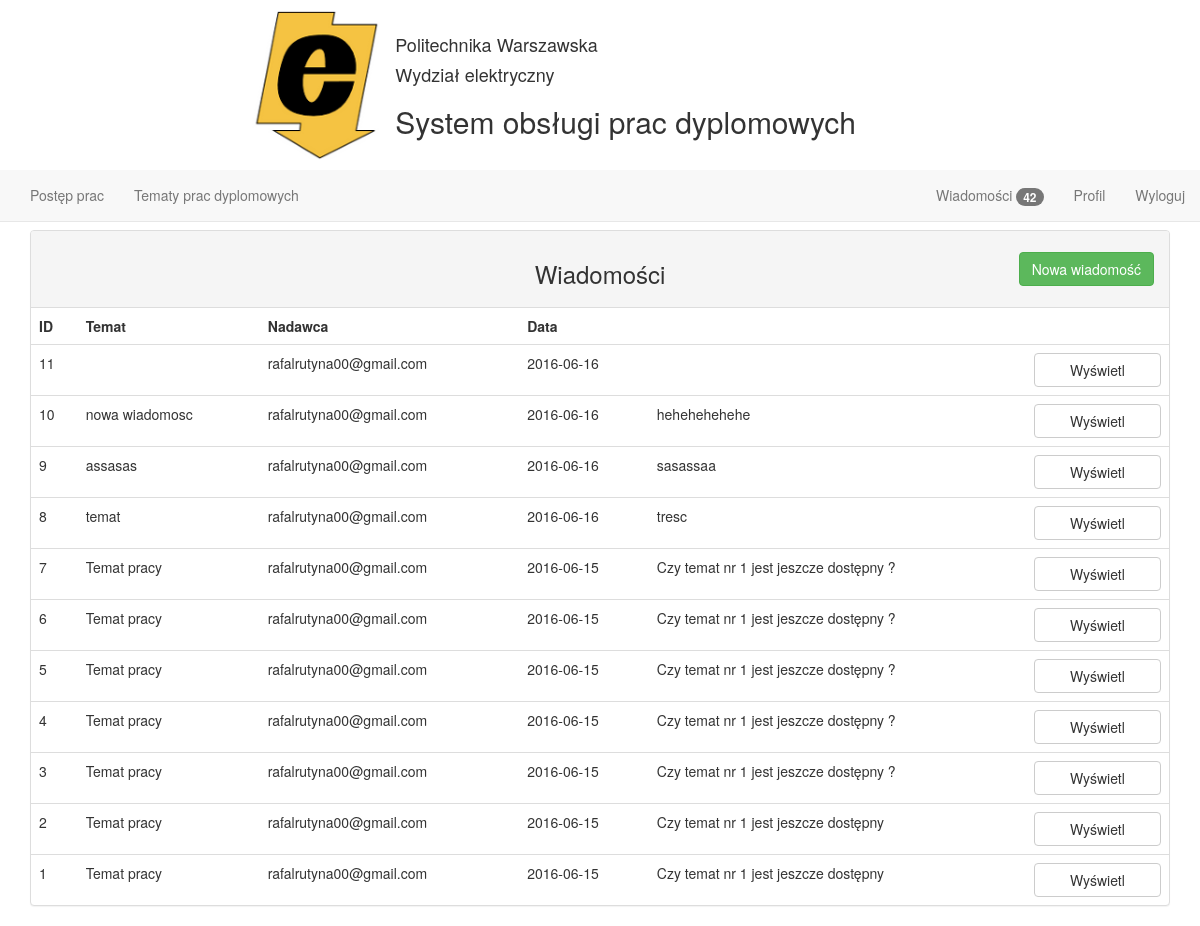
Page /message_student on the earlier database version.
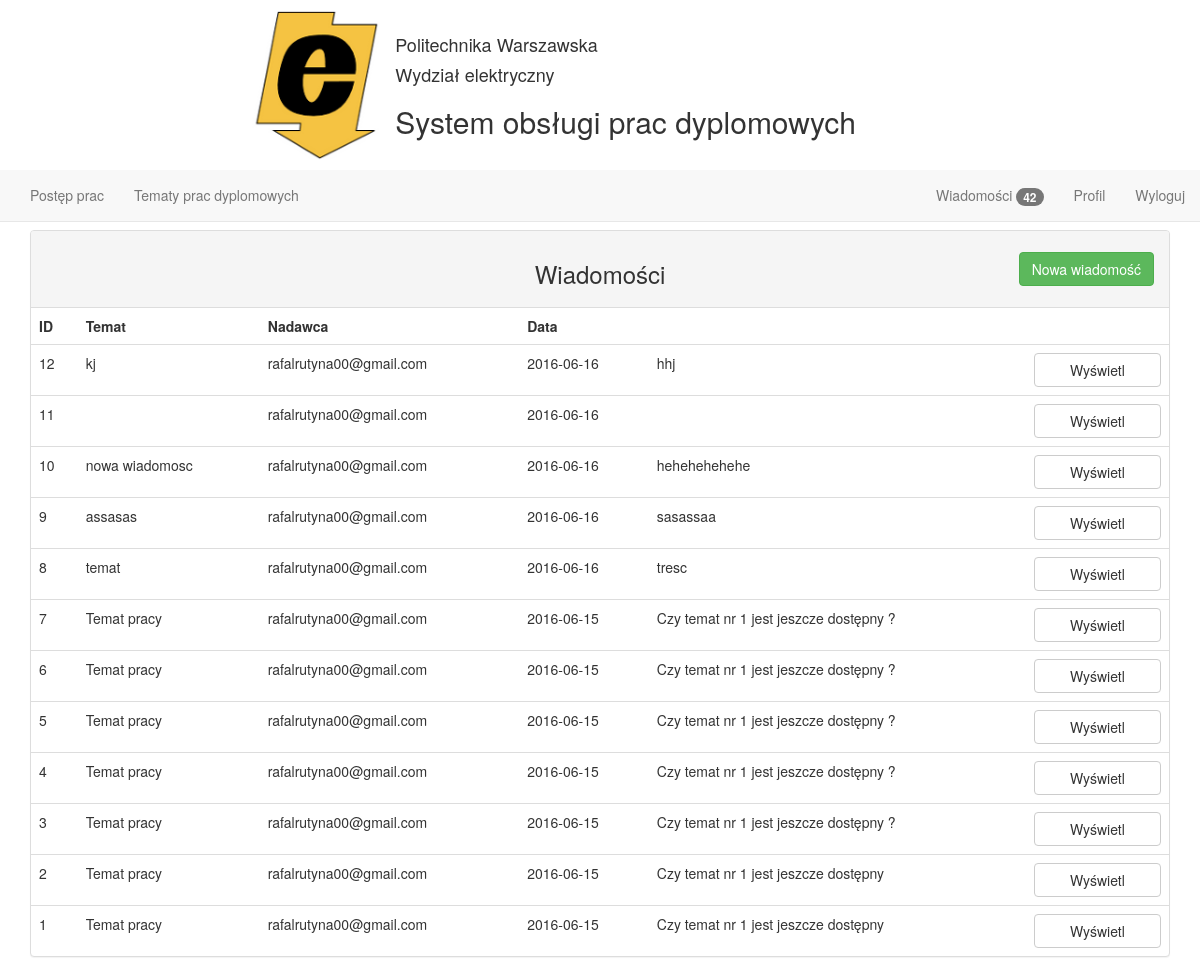
Same page on the later database version.
### tables this page shows
CREATE TABLE wiadomosc(
  id_wiadomosci INTEGER PRIMARY KEY AUTOINCREMENT,
  id_wykladowca INTEGER,
  id_student INTEGER,
  tekst TEXT NOT NULL,
  data TEXT NOT NULL,
  temat TEXT NOT NULL,
  czy_przeczytane INTEGER,
  FOREIGN KEY (id_wykladowca) REFERENCES wykladowca(id_wykladowcy),
  FOREIGN KEY (id_student) REFERENCES student(id_studenta)
);

CREATE TABLE student(
  id_studenta INTEGER PRIMARY KEY AUTOINCREMENT,
  id_temat INTEGER,
  email TEXT NOT NULL,
  nazwisko TEXT NOT NULL,
  imie TEXT NOT NULL,
  haslo TEXT NOT NULL,
  FOREIGN KEY (id_temat) REFERENCES temat_pracy(id_tematu)
);

### main.py (the view)
@app.route('/message_student')
def message_student():
    cur = g.db.execute('SELECT wiadomosc.id_wiadomosci, wiadomosc.temat, student.email, wiadomosc.data, wiadomosc.tekst FROM wiadomosc inner join student on wiadomosc.id_student = student.id_studenta ORDER BY id_wiadomosci DESC ')
    messages = [dict(id=row[0], temat=row[1], nadawca=row[2], data=row[3], tekst=row[4]) for row in cur.fetchall()]
    return render_template('student_message.html', messages=messages)

### main.py (called while the page is built)
def connect_db():
    return sqlite3.connect(app.config['DATABASE'])

@app.before_request
def before_request():
    g.db = connect_db()

@app.teardown_request
def teardown_request(exception):
    db = getattr(g, 'db', None)
    if db is not None:
        db.close()

### templates/student_message.html (shortened to what this page needs)
{% extends "student_layout.html" %} {% block main %}
    <div class="panel panel-default">
        <div class="panel-heading text-center"><h3>Wiadomości</h3>
            <form id="new-message" action="new_message_student">
                <button class="btn btn-success pull-right">Nowa wiadomość</button>
            </form>
        </div>
        <table class="table">
            <thead>
            <tr>
                <td>ID</td>
                <td>Temat</td>
                <td>Nadawca</td>
                <td>Data</td>
            </tr>
            </thead>
            <tbody>
            {% for message in messages %}
                <tr>
                    <form action="show_student_message" method="post">
                        <td >{{ message.id }}</td>
                        <td >{{ message.temat }}</td>
                        <td >{{ message.nadawca }}</td>
                        <td >{{ message.data }}</td>
                        <td >{{ message.tekst }}</td>
                        <td>
                            <button class="btn btn-block btn-default">Wyświetl</button>
                        </td>
                    </form>
                </tr>
            {% endfor %}
            </tbody>
        </table>
    </div>
{% endblock %}

Differences in the rows shown:
added wiadomosc: id "12", temat "kj", nadawca "rafalrutyna00@gmail.com", data "2016-06-16", tekst "hhj"
